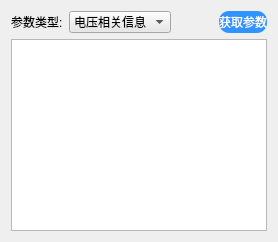
              <widget class="QWidget" name="term_param">
               <attribute name="title">
                <string>终端参数</string>
               </attribute>
               <layout class="QGridLayout" name="gridLayout_9" rowstretch="1,9" rowminimumheight="0,0">
                <item row="0" column="0">
                 <layout class="QHBoxLayout" name="horizontalLayout_28" stretch="7,16,4">
                  <item>
                   <layout class="QHBoxLayout" name="horizontalLayout_27" stretch="1,4">
                    <item>
                     <widget class="QLabel" name="label_5">
                      <property name="styleSheet">
                       <string notr="true">font: 25 14pt &quot;Microsoft YaHei UI Light&quot;;</string>
                      </property>
                      <property name="text">
                       <string>参数类型:</string>
                      </property>
                     </widget>
                    </item>
                    <item>
                     <widget class="QComboBox" name="param_type">
                      <property name="sizePolicy">
                       <sizepolicy hsizetype="Preferred" vsizetype="Preferred">
                        <horstretch>0</horstretch>
                        <verstretch>0</verstretch>
                       </sizepolicy>
                      </property>
                      <property name="styleSheet">
                       <string notr="true">font: 14pt &quot;宋体&quot;;
color: rgb(0, 0, 0);
background-color: rgb(231, 231, 231);</string>
                      </property>
                      <item>
                       <property name="text">
                        <string>电压相关信息</string>
                       </property>
                      </item>
                      <item>
                       <property name="text">
                        <string>设备相关信息</string>
                       </property>
                      </item>
                      <item>
                       <property name="text">
                        <string>TCP连接信息</string>
                       </property>
                      </item>
                      <item>
                       <property name="text">
                        <string>周期信息</string>
                       </property>
                      </item>
                      <item>
                       <property name="text">
                        <string>状态信息</string>
                       </property>
                      </item>
                      <item>
                       <property name="text">
                        <string>波特率信息</string>
                       </property>
                      </item>
                      <item>
                       <property name="text">
                        <string>GPS信息</string>
                       </property>
                      </item>
                      <item>
                       <property name="text">
                        <string>GSM信息</string>
                       </property>
                      </item>
                      <item>
                       <property name="text">
                        <string>历史信息</string>
                       </property>
                      </item>
                      <item>
                       <property name="text">
                        <string>版本信息</string>
                       </property>
                      </item>
                     </widget>
                    </item>
                   </layout>
                  </item>
                  <item>
                   <spacer name="horizontalSpacer_24">
                    <property name="orientation">
                     <enum>Qt::Horizontal</enum>
                    </property>
                    <property name="sizeHint" stdset="0">
                     <size>
                      <width>40</width>
                      <height>20</height>
                     </size>
                    </property>
                   </spacer>
                  </item>
                  <item>
                   <widget class="QPushButton" name="get_all_params">
                    <property name="sizePolicy">
                     <sizepolicy hsizetype="Minimum" vsizetype="Preferred">
                      <horstretch>0</horstretch>
                      <verstretch>0</verstretch>
                     </sizepolicy>
                    </property>
                    <property name="styleSheet">
                     <string notr="true">QPushButton:enabled
{
	border-radius: 10px;
	color: rgb(255, 255, 255);
	font: 75 14pt &quot;Microsoft YaHei UI&quot;;
	background-color: rgba(47, 148, 255, 255);
}

QPushButton:hover
{
	border-radius: 10px;
	color: rgb(255, 255, 255);
	font: 75 14pt &quot;Microsoft YaHei UI&quot;;
	background-color: rgba(47, 148, 255, 220);
}</string>
                    </property>
                    <property name="text">
                     <string>获取参数</string>
                    </property>
                   </widget>
                  </item>
                 </layout>
                </item>
                <item row="1" column="0">
                 <widget class="QTableWidget" name="params_tableWidget"/>
                </item>
               </layout>
              </widget>
